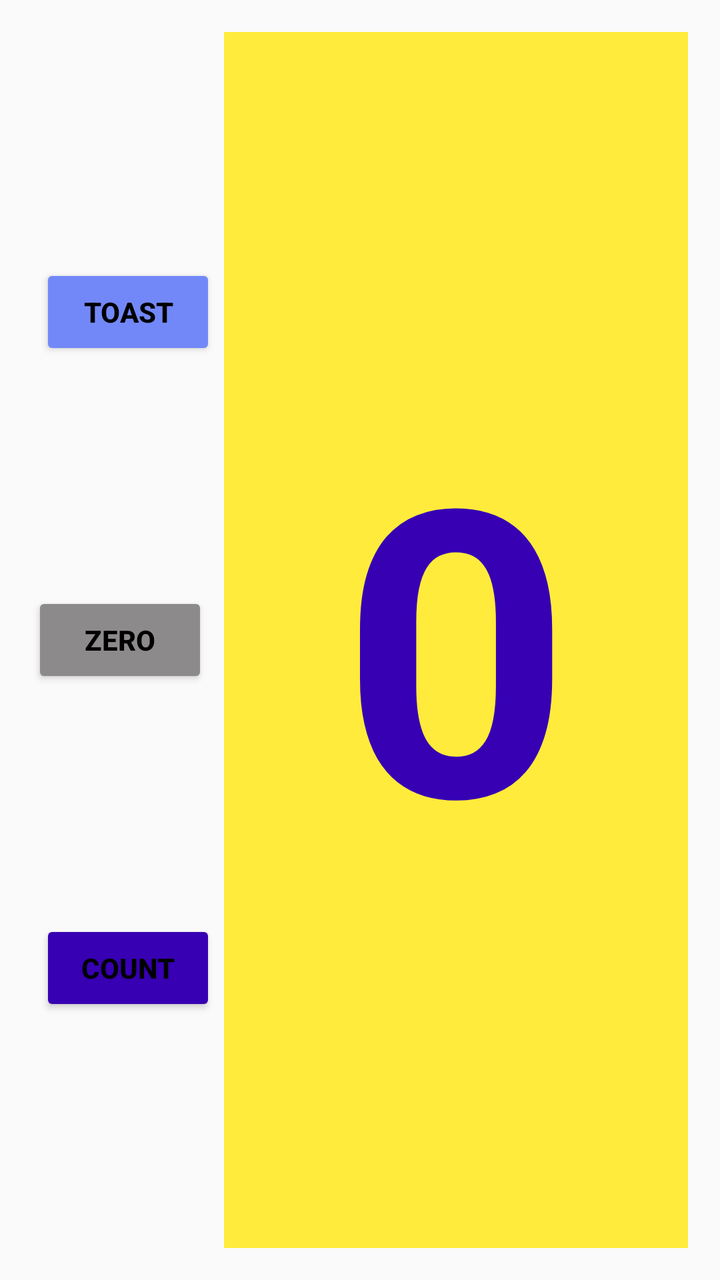
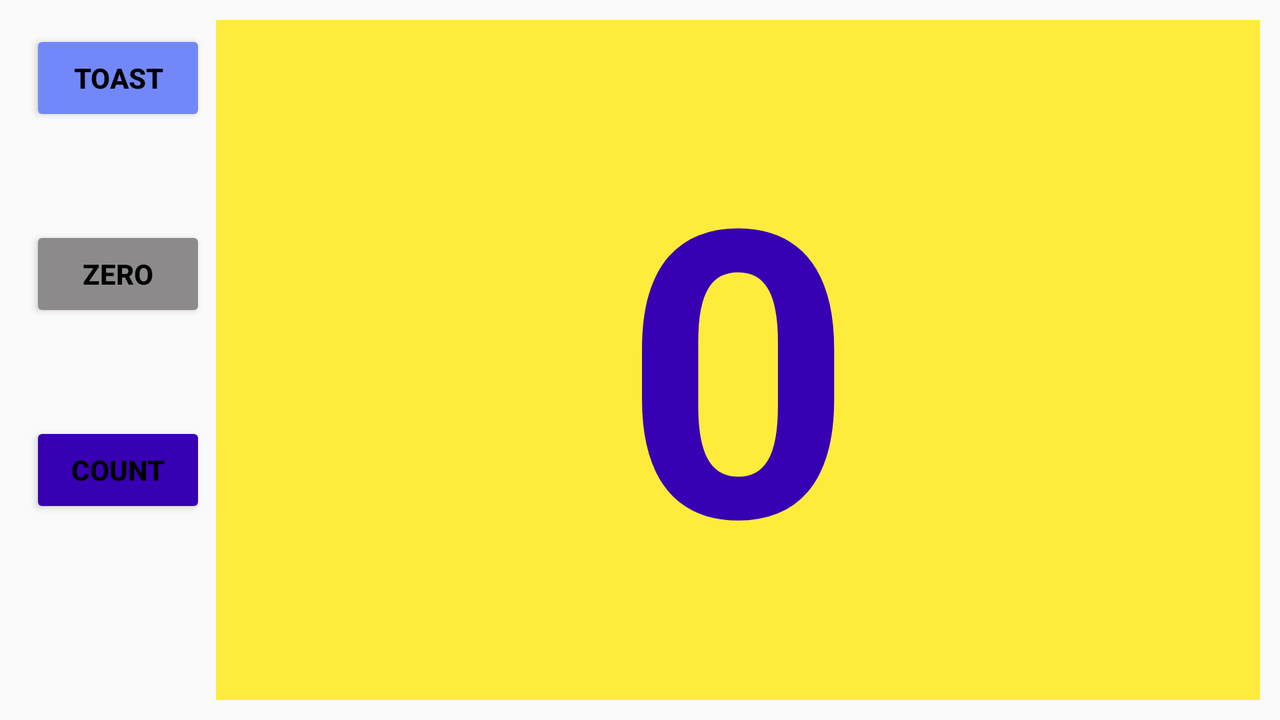

One screen, two layout resources from the same app: the default and the repository's alternative for another configuration. Each is rendered where Android would select it; the XML of both is given below.
<!-- AndroidManifest.xml: application theme Theme.AndroidFundamentals -->
<!-- res/layout/activity_main.xml -->
<?xml version="1.0" encoding="utf-8"?>
<androidx.constraintlayout.widget.ConstraintLayout xmlns:android="http://schemas.android.com/apk/res/android"
    xmlns:app="http://schemas.android.com/apk/res-auto"
    xmlns:tools="http://schemas.android.com/tools"
    android:layout_width="match_parent"
    android:layout_height="match_parent"
    android:padding="@dimen/activity_margin"
    tools:context=".fragment.CountFragment">

    <Button
        android:id="@+id/toast_btn"
        android:layout_width="wrap_content"
        android:layout_height="wrap_content"
        android:backgroundTint="@color/button_clr"
        android:text="Toast"
        android:textColor="@color/black"
        android:textStyle="bold"
        app:layout_constraintBottom_toTopOf="@id/zero_btn"
        app:layout_constraintEnd_toStartOf="@+id/counter"
        app:layout_constraintStart_toStartOf="parent"
        app:layout_constraintTop_toTopOf="parent" />

    <Button
        android:id="@+id/zero_btn"
        android:layout_width="wrap_content"
        android:layout_height="wrap_content"
        android:backgroundTint="@color/gray"
        android:text="Zero"
        android:textColor="@color/black"
        android:textStyle="bold"
        app:layout_constraintBottom_toTopOf="@id/count_btn"
        app:layout_constraintEnd_toStartOf="@+id/counter"
        app:layout_constraintStart_toStartOf="parent"
        app:layout_constraintTop_toBottomOf="@id/toast_btn" />

    <Button
        android:id="@+id/count_btn"
        android:layout_width="wrap_content"
        android:layout_height="wrap_content"
        android:backgroundTint="@color/purple_700"
        android:text="Count"
        android:textColor="@color/black"
        android:textStyle="bold"
        app:layout_constraintBottom_toBottomOf="parent"
        app:layout_constraintEnd_toStartOf="@+id/counter"
        app:layout_constraintStart_toStartOf="parent"
        app:layout_constraintTop_toBottomOf="@id/zero_btn" />

    <TextView
        android:id="@+id/counter"
        android:layout_width="0dp"
        android:layout_height="0dp"
        android:layout_marginLeft="@dimen/text_margin"
        android:background="@color/yellow"
        android:gravity="center"
        android:text="0"
        android:textColor="@color/purple_700"
        android:textSize="200sp"
        android:textStyle="bold"
        app:layout_constraintBottom_toBottomOf="parent"
        app:layout_constraintEnd_toEndOf="parent"
        app:layout_constraintStart_toEndOf="@id/zero_btn"
        app:layout_constraintTop_toTopOf="parent" />

</androidx.constraintlayout.widget.ConstraintLayout>
<!-- resources referenced by this layout -->
<resources>
  <color name="black">#FF000000</color>
  <color name="button_clr">#7388F8</color>
  <color name="gray">#8C8A8A</color>
  <color name="purple_700">#FF3700B3</color>
  <color name="yellow">#FFEB3B</color>
  <dimen name="activity_margin">16dp</dimen>
  <dimen name="text_margin">8dp</dimen>
  <style name="Theme.AndroidFundamentals" parent="Theme.AppCompat.DayNight.NoActionBar">
          
          <item name="colorPrimary">@color/purple_500</item>
          <item name="colorPrimaryVariant">@color/purple_700</item>
          <item name="colorOnPrimary">@color/white</item>
          
          <item name="colorSecondary">@color/teal_200</item>
          <item name="colorSecondaryVariant">@color/teal_700</item>
          <item name="colorOnSecondary">@color/black</item>
          
          <item name="android:statusBarColor" tools:targetApi="l">?attr/colorPrimaryVariant</item>
          
      </style>
  <color name="purple_500">#FF6200EE</color>
  <color name="white">#FFFFFFFF</color>
  <color name="teal_200">#FF03DAC5</color>
  <color name="teal_700">#FF018786</color>
</resources>
<!-- res/layout-land/activity_main.xml (the repository's variant of the layout above) -->
<!-- drawn on the phone turned sideways -->
<?xml version="1.0" encoding="utf-8"?>
<RelativeLayout xmlns:android="http://schemas.android.com/apk/res/android"
    xmlns:app="http://schemas.android.com/apk/res-auto"
    xmlns:tools="http://schemas.android.com/tools"
    android:layout_width="match_parent"
    android:layout_height="match_parent"
    android:padding="10dp"
    tools:context=".fragment.CountFragment">

    <LinearLayout
        android:id="@+id/bullon_list"
        android:layout_width="wrap_content"
        android:layout_height="match_parent"
        android:orientation="vertical"
        android:padding="5dp">

        <Button
            android:id="@+id/toast_btn"
            android:layout_width="match_parent"
            android:layout_height="wrap_content"
            android:backgroundTint="@color/button_clr"
            android:text="Toast"
            android:textColor="@color/black"
            android:textStyle="bold" />

        <Button
            android:id="@+id/zero_btn"
            android:layout_width="match_parent"
            android:layout_height="wrap_content"
            android:layout_marginTop="50dp"
            android:backgroundTint="@color/gray"
            android:text="Zero"
            android:textColor="@color/black"
            android:textStyle="bold" />

        <Button
            android:id="@+id/count_btn"
            android:layout_width="match_parent"
            android:layout_height="wrap_content"
            android:layout_marginTop="50dp"
            android:backgroundTint="@color/purple_700"
            android:text="Count"
            android:textColor="@color/black"
            android:textStyle="bold" />

    </LinearLayout>


    <TextView
        android:id="@+id/counter"
        android:layout_width="match_parent"
        android:layout_height="match_parent"
        android:layout_toEndOf="@+id/bullon_list"
        android:background="@color/yellow"
        android:gravity="center"
        android:text="0"
        android:textColor="@color/purple_700"
        android:textSize="200sp"
        android:textStyle="bold" />


</RelativeLayout>
<!-- resources referenced by the variant -->
<!-- as the phone turned sideways resolves them -->
<resources>
  <color name="black">#FF000000</color>
  <color name="button_clr">#7388F8</color>
  <color name="gray">#8C8A8A</color>
  <color name="purple_700">#FF3700B3</color>
  <color name="yellow">#FFEB3B</color>
  <style name="Theme.AndroidFundamentals" parent="Theme.AppCompat.DayNight.NoActionBar">
          
          <item name="colorPrimary">@color/purple_500</item>
          <item name="colorPrimaryVariant">@color/purple_700</item>
          <item name="colorOnPrimary">@color/white</item>
          
          <item name="colorSecondary">@color/teal_200</item>
          <item name="colorSecondaryVariant">@color/teal_700</item>
          <item name="colorOnSecondary">@color/black</item>
          
          <item name="android:statusBarColor" tools:targetApi="l">?attr/colorPrimaryVariant</item>
          
      </style>
  <color name="purple_500">#FF6200EE</color>
  <color name="white">#FFFFFFFF</color>
  <color name="teal_200">#FF03DAC5</color>
  <color name="teal_700">#FF018786</color>
</resources>
